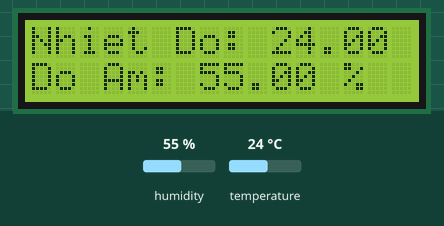
Recording of a program running on a simulated ESP32. On the bench: 16×2 character LCD. Inputs (shaded band) come from the test bench; at power-on: humidity 55 %, temperature 24 °C.

Above: at 1.2 s.
1.3 s: humidity set to 22 %
At 2.7 s:
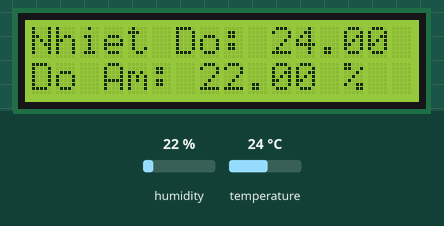
4.1 s: temperature set to 12 °C
At 5.1 s:
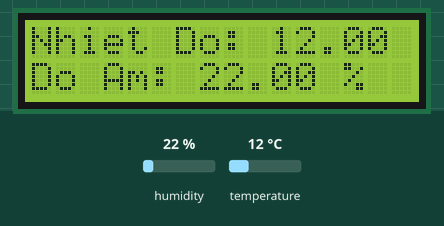
6.9 s: humidity set to 40 %
At 8.6 s:
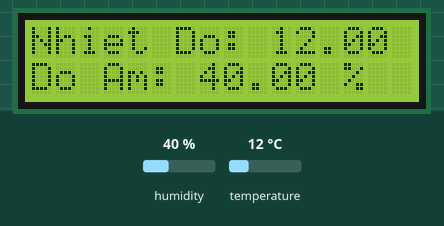
9.8 s: temperature set to 19 °C
At 11.0 s:
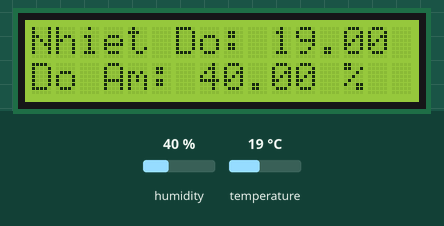
Timing chart, 0 to 12.8 s (numbered marks = the images above; inputs shaded):
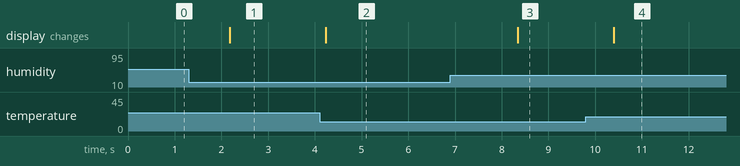

The program:

main.cpp
```cpp
#include <Arduino.h>
#include <DHT.h>
#include <liquidcrystal_I2C.h>
#define DHTPIN 4    // ESp32 pin GPIO4 connected to the DHT sensor

DHT dht(DHTPIN, DHT11); // Initialize DHT sensor for normal 16mhz Arduino
LiquidCrystal_I2C lcd(0x27, 16, 2); // Set the LCD I2C address to 0x27 for a 16 chars and 2 line display

void setup() {
  // put your setup code here, to run once:
  dht.begin();
  lcd.init();
  lcd.backlight();
}

void loop() {
  float humidity = dht.readHumidity();
  float temperature = dht.readTemperature();
  lcd.clear();
  if (isnan(humidity) || isnan(temperature)) {
    lcd.setCursor(0, 0);
    lcd.print("Failed to read");
    lcd.setCursor(0, 1);
    lcd.print("from DHT sensor!");
  } else {
    lcd.setCursor(0, 0);
    lcd.print("Nhiet Do: ");
    lcd.print(temperature);
    lcd.print(" C");
    lcd.setCursor(0, 1);
    lcd.print("Do Am: ");
    lcd.print(humidity);
    lcd.print(" %");
  }
  delay(2000);
}
```

Measured:
- after the input at 1.3 s, the display: changes after 0.88 s (image 1)
- after the input at 4.1 s, the display: changes after 0.13 s (image 2)
- after the input at 6.9 s, the display: changes after 1.4 s (image 3)
- after the input at 9.8 s, the display: changes after 0.60 s (image 4)
